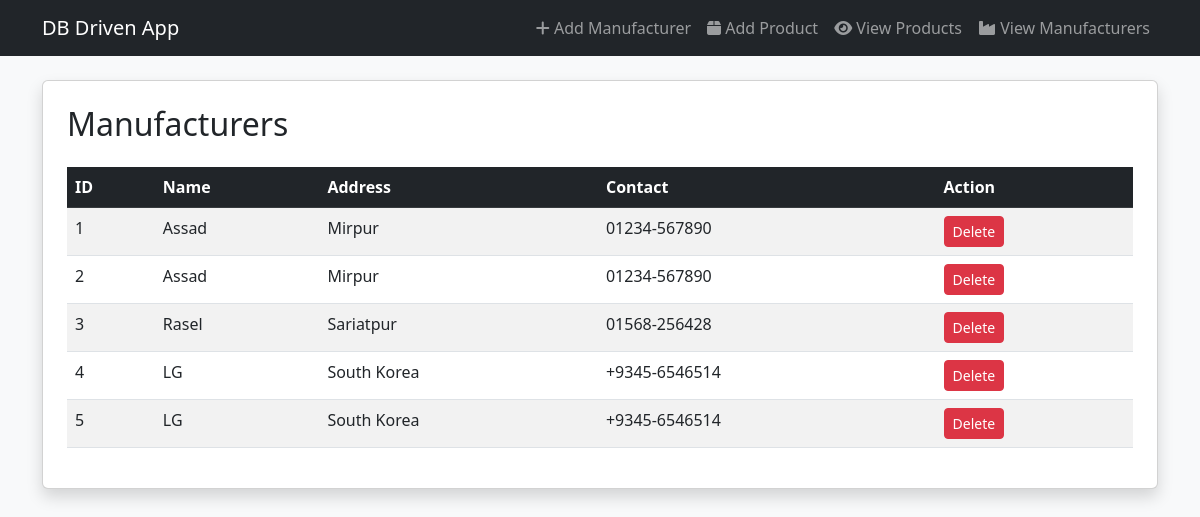
The page /MySQL/haresbhai/form.php?page=view_manufacturer on the database its author committed.
### tables this page shows
CREATE TABLE `manufacturer` (
  `id` int(100) NOT NULL,
  `name` varchar(50) NOT NULL,
  `address` varchar(100) NOT NULL,
  `contact_no` varchar(50) NOT NULL
);

### MySQL/haresbhai/form.php (the view, shortened to what this page needs)
<?php
$conn = new mysqli("localhost", "root", "", "db_driven_webapp");
?>
<!DOCTYPE html>
<html lang="en">
<head>
  <link href="https://cdn.jsdelivr.net/npm/bootstrap@5.3.0/dist/css/bootstrap.min.css" rel="stylesheet" />
  <link rel="stylesheet" href="https://cdnjs.cloudflare.com/ajax/libs/font-awesome/6.4.0/css/all.min.css" />
</head>
<body class="bg-light">
<nav class="navbar navbar-expand-lg navbar-dark bg-dark mb-4">
  <div class="container">
    <a class="navbar-brand" href="index.php">DB Driven App</a>
    <div class="collapse navbar-collapse">
      <ul class="navbar-nav ms-auto">
        <li class="nav-item"><a class="nav-link" href="?page=insert"><i class="fas fa-plus"></i> Add Manufacturer</a></li>
        <li class="nav-item"><a class="nav-link" href="?page=add_product"><i class="fas fa-box"></i> Add Product</a></li>
        <li class="nav-item"><a class="nav-link" href="?page=view"><i class="fas fa-eye"></i> View Products</a></li>
        <li class="nav-item"><a class="nav-link" href="?page=view_manufacturer"><i class="fas fa-industry"></i> View Manufacturers</a></li>
      </ul>
    </div>
  </div>
</nav>
<div class="container">
<?php
$page = isset($_GET['page']) ? $_GET['page'] : 'home';
if ($page == 'insert') {
  echo '
  <div class="card p-4 shadow">
    <h2><i class="fas fa-industry"></i> Add Manufacturer</h2>
    <form method="POST">
      <div class="mb-3"><label class="form-label">Name</label><input type="text" name="name" class="form-control" required></div>
      <div class="mb-3"><label class="form-label">Address</label><input type="text" name="address" class="form-control" required></div>
      <div class="mb-3"><label class="form-label">Contact No</label><input type="text" name="contact_no" class="form-control" required></div>
      <button type="submit" name="submit_manufacturer" class="btn btn-primary"><i class="fas fa-plus"></i> Add</button>
    </form>
  </div>';
} elseif ($page == 'view_manufacturer') {
  echo '<div class="card p-4 shadow">';
  echo '<h2 class="mb-4">Manufacturers</h2>';
  $result = $conn->query("SELECT * FROM manufacturer");
  if ($result->num_rows > 0) {
    echo "<table class='table table-striped'>
      <thead class='table-dark'><tr><th>ID</th><th>Name</th><th>Address</th><th>Contact</th><th>Action</th></tr></thead><tbody>";
    while ($row = $result->fetch_assoc()) {
      echo "<tr><td>".$row['id']."</td><td>".$row['name']."</td><td>".$row['address']."</td><td>".$row['contact_no']."</td>
      <td><button class='btn btn-sm btn-danger' onclick='deleteManufacturer(".$row['id'].")'>Delete</button></td></tr>";
    }
    echo "</tbody></table>";
  } else { echo "<div class='alert alert-warning'>No manufacturers found.</div>"; }
  echo '</div>';
}
?>
</div>
</body>
</html>

### rows shown on the page
manufacturer: id "1", name "Assad", address "Mirpur", contact_no "01234-567890"
manufacturer: id "2", name "Assad", address "Mirpur", contact_no "01234-567890"
manufacturer: id "3", name "Rasel", address "Sariatpur", contact_no "01568-256428"
manufacturer: id "4", name "LG", address "South Korea", contact_no "+9345-6546514"
manufacturer: id "5", name "LG", address "South Korea", contact_no "+9345-6546514"
